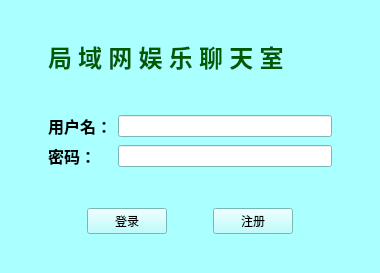
<?xml version="1.0" encoding="UTF-8"?>
<ui version="4.0">
 <class>Login</class>
 <widget class="QWidget" name="Login">
  <property name="geometry">
   <rect>
    <x>0</x>
    <y>0</y>
    <width>380</width>
    <height>273</height>
   </rect>
  </property>
  <property name="palette">
   <palette>
    <active>
     <colorrole role="WindowText">
      <brush brushstyle="SolidPattern">
       <color alpha="255">
        <red>0</red>
        <green>0</green>
        <blue>0</blue>
       </color>
      </brush>
     </colorrole>
     <colorrole role="Button">
      <brush brushstyle="SolidPattern">
       <color alpha="255">
        <red>170</red>
        <green>255</green>
        <blue>255</blue>
       </color>
      </brush>
     </colorrole>
     <colorrole role="Light">
      <brush brushstyle="SolidPattern">
       <color alpha="255">
        <red>255</red>
        <green>255</green>
        <blue>255</blue>
       </color>
      </brush>
     </colorrole>
     <colorrole role="Midlight">
      <brush brushstyle="SolidPattern">
       <color alpha="255">
        <red>212</red>
        <green>255</green>
        <blue>255</blue>
       </color>
      </brush>
     </colorrole>
     <colorrole role="Dark">
      <brush brushstyle="SolidPattern">
       <color alpha="255">
        <red>85</red>
        <green>127</green>
        <blue>127</blue>
       </color>
      </brush>
     </colorrole>
     <colorrole role="Mid">
      <brush brushstyle="SolidPattern">
       <color alpha="255">
        <red>113</red>
        <green>170</green>
        <blue>170</blue>
       </color>
      </brush>
     </colorrole>
     <colorrole role="Text">
      <brush brushstyle="SolidPattern">
       <color alpha="255">
        <red>0</red>
        <green>0</green>
        <blue>0</blue>
       </color>
      </brush>
     </colorrole>
     <colorrole role="BrightText">
      <brush brushstyle="SolidPattern">
       <color alpha="255">
        <red>255</red>
        <green>255</green>
        <blue>255</blue>
       </color>
      </brush>
     </colorrole>
     <colorrole role="ButtonText">
      <brush brushstyle="SolidPattern">
       <color alpha="255">
        <red>0</red>
        <green>0</green>
        <blue>0</blue>
       </color>
      </brush>
     </colorrole>
     <colorrole role="Base">
      <brush brushstyle="SolidPattern">
       <color alpha="255">
        <red>255</red>
        <green>255</green>
        <blue>255</blue>
       </color>
      </brush>
     </colorrole>
     <colorrole role="Window">
      <brush brushstyle="SolidPattern">
       <color alpha="255">
        <red>170</red>
        <green>255</green>
        <blue>255</blue>
       </color>
      </brush>
     </colorrole>
     <colorrole role="Shadow">
      <brush brushstyle="SolidPattern">
       <color alpha="255">
        <red>0</red>
        <green>0</green>
        <blue>0</blue>
       </color>
      </brush>
     </colorrole>
     <colorrole role="AlternateBase">
      <brush brushstyle="SolidPattern">
       <color alpha="255">
        <red>212</red>
        <green>255</green>
        <blue>255</blue>
       </color>
      </brush>
     </colorrole>
     <colorrole role="ToolTipBase">
      <brush brushstyle="SolidPattern">
       <color alpha="255">
        <red>255</red>
        <green>255</green>
        <blue>220</blue>
       </color>
      </brush>
     </colorrole>
     <colorrole role="ToolTipText">
      <brush brushstyle="SolidPattern">
       <color alpha="255">
        <red>0</red>
        <green>0</green>
        <blue>0</blue>
       </color>
      </brush>
     </colorrole>
    </active>
    <inactive>
     <colorrole role="WindowText">
      <brush brushstyle="SolidPattern">
       <color alpha="255">
        <red>0</red>
        <green>0</green>
        <blue>0</blue>
       </color>
      </brush>
     </colorrole>
     <colorrole role="Button">
      <brush brushstyle="SolidPattern">
       <color alpha="255">
        <red>170</red>
        <green>255</green>
        <blue>255</blue>
       </color>
      </brush>
     </colorrole>
     <colorrole role="Light">
      <brush brushstyle="SolidPattern">
       <color alpha="255">
        <red>255</red>
        <green>255</green>
        <blue>255</blue>
       </color>
      </brush>
     </colorrole>
     <colorrole role="Midlight">
      <brush brushstyle="SolidPattern">
       <color alpha="255">
        <red>212</red>
        <green>255</green>
        <blue>255</blue>
       </color>
      </brush>
     </colorrole>
     <colorrole role="Dark">
      <brush brushstyle="SolidPattern">
       <color alpha="255">
        <red>85</red>
        <green>127</green>
        <blue>127</blue>
       </color>
      </brush>
     </colorrole>
     <colorrole role="Mid">
      <brush brushstyle="SolidPattern">
       <color alpha="255">
        <red>113</red>
        <green>170</green>
        <blue>170</blue>
       </color>
      </brush>
     </colorrole>
     <colorrole role="Text">
      <brush brushstyle="SolidPattern">
       <color alpha="255">
        <red>0</red>
        <green>0</green>
        <blue>0</blue>
       </color>
      </brush>
     </colorrole>
     <colorrole role="BrightText">
      <brush brushstyle="SolidPattern">
       <color alpha="255">
        <red>255</red>
        <green>255</green>
        <blue>255</blue>
       </color>
      </brush>
     </colorrole>
     <colorrole role="ButtonText">
      <brush brushstyle="SolidPattern">
       <color alpha="255">
        <red>0</red>
        <green>0</green>
        <blue>0</blue>
       </color>
      </brush>
     </colorrole>
     <colorrole role="Base">
      <brush brushstyle="SolidPattern">
       <color alpha="255">
        <red>255</red>
        <green>255</green>
        <blue>255</blue>
       </color>
      </brush>
     </colorrole>
     <colorrole role="Window">
      <brush brushstyle="SolidPattern">
       <color alpha="255">
        <red>170</red>
        <green>255</green>
        <blue>255</blue>
       </color>
      </brush>
     </colorrole>
     <colorrole role="Shadow">
      <brush brushstyle="SolidPattern">
       <color alpha="255">
        <red>0</red>
        <green>0</green>
        <blue>0</blue>
       </color>
      </brush>
     </colorrole>
     <colorrole role="AlternateBase">
      <brush brushstyle="SolidPattern">
       <color alpha="255">
        <red>212</red>
        <green>255</green>
        <blue>255</blue>
       </color>
      </brush>
     </colorrole>
     <colorrole role="ToolTipBase">
      <brush brushstyle="SolidPattern">
       <color alpha="255">
        <red>255</red>
        <green>255</green>
        <blue>220</blue>
       </color>
      </brush>
     </colorrole>
     <colorrole role="ToolTipText">
      <brush brushstyle="SolidPattern">
       <color alpha="255">
        <red>0</red>
        <green>0</green>
        <blue>0</blue>
       </color>
      </brush>
     </colorrole>
    </inactive>
    <disabled>
     <colorrole role="WindowText">
      <brush brushstyle="SolidPattern">
       <color alpha="255">
        <red>85</red>
        <green>127</green>
        <blue>127</blue>
       </color>
      </brush>
     </colorrole>
     <colorrole role="Button">
      <brush brushstyle="SolidPattern">
       <color alpha="255">
        <red>170</red>
        <green>255</green>
        <blue>255</blue>
       </color>
      </brush>
     </colorrole>
     <colorrole role="Light">
      <brush brushstyle="SolidPattern">
       <color alpha="255">
        <red>255</red>
        <green>255</green>
        <blue>255</blue>
       </color>
      </brush>
     </colorrole>
     <colorrole role="Midlight">
      <brush brushstyle="SolidPattern">
       <color alpha="255">
        <red>212</red>
        <green>255</green>
        <blue>255</blue>
       </color>
      </brush>
     </colorrole>
     <colorrole role="Dark">
      <brush brushstyle="SolidPattern">
       <color alpha="255">
        <red>85</red>
        <green>127</green>
        <blue>127</blue>
       </color>
      </brush>
     </colorrole>
     <colorrole role="Mid">
      <brush brushstyle="SolidPattern">
       <color alpha="255">
        <red>113</red>
        <green>170</green>
        <blue>170</blue>
       </color>
      </brush>
     </colorrole>
     <colorrole role="Text">
      <brush brushstyle="SolidPattern">
       <color alpha="255">
        <red>85</red>
        <green>127</green>
        <blue>127</blue>
       </color>
      </brush>
     </colorrole>
     <colorrole role="BrightText">
      <brush brushstyle="SolidPattern">
       <color alpha="255">
        <red>255</red>
        <green>255</green>
        <blue>255</blue>
       </color>
      </brush>
     </colorrole>
     <colorrole role="ButtonText">
      <brush brushstyle="SolidPattern">
       <color alpha="255">
        <red>85</red>
        <green>127</green>
        <blue>127</blue>
       </color>
      </brush>
     </colorrole>
     <colorrole role="Base">
      <brush brushstyle="SolidPattern">
       <color alpha="255">
        <red>170</red>
        <green>255</green>
        <blue>255</blue>
       </color>
      </brush>
     </colorrole>
     <colorrole role="Window">
      <brush brushstyle="SolidPattern">
       <color alpha="255">
        <red>170</red>
        <green>255</green>
        <blue>255</blue>
       </color>
      </brush>
     </colorrole>
     <colorrole role="Shadow">
      <brush brushstyle="SolidPattern">
       <color alpha="255">
        <red>0</red>
        <green>0</green>
        <blue>0</blue>
       </color>
      </brush>
     </colorrole>
     <colorrole role="AlternateBase">
      <brush brushstyle="SolidPattern">
       <color alpha="255">
        <red>170</red>
        <green>255</green>
        <blue>255</blue>
       </color>
      </brush>
     </colorrole>
     <colorrole role="ToolTipBase">
      <brush brushstyle="SolidPattern">
       <color alpha="255">
        <red>255</red>
        <green>255</green>
        <blue>220</blue>
       </color>
      </brush>
     </colorrole>
     <colorrole role="ToolTipText">
      <brush brushstyle="SolidPattern">
       <color alpha="255">
        <red>0</red>
        <green>0</green>
        <blue>0</blue>
       </color>
      </brush>
     </colorrole>
    </disabled>
   </palette>
  </property>
  <property name="windowTitle">
   <string>局域网聊天室</string>
  </property>
  <layout class="QGridLayout" name="gridLayout_2">
   <item row="0" column="0">
    <layout class="QHBoxLayout" name="horizontalLayout_3">
     <item>
      <spacer name="horizontalSpacer_6">
       <property name="orientation">
        <enum>Qt::Horizontal</enum>
       </property>
       <property name="sizeHint" stdset="0">
        <size>
         <width>40</width>
         <height>20</height>
        </size>
       </property>
      </spacer>
     </item>
     <item>
      <layout class="QVBoxLayout" name="verticalLayout_2">
       <item>
        <spacer name="verticalSpacer">
         <property name="orientation">
          <enum>Qt::Vertical</enum>
         </property>
         <property name="sizeHint" stdset="0">
          <size>
           <width>20</width>
           <height>40</height>
          </size>
         </property>
        </spacer>
       </item>
       <item>
        <layout class="QVBoxLayout" name="verticalLayout">
         <item>
          <layout class="QHBoxLayout" name="horizontalLayout_2">
           <item>
            <widget class="QLabel" name="label">
             <property name="font">
              <font>
               <family>文泉驿等宽微米黑</family>
               <pointsize>18</pointsize>
               <weight>75</weight>
               <bold>true</bold>
              </font>
             </property>
             <property name="text">
              <string>&lt;html&gt;&lt;head/&gt;&lt;body&gt;&lt;p&gt;&lt;span style=&quot; color:#005a00;&quot;&gt;局 域 网 娱 乐 聊 天 室&lt;/span&gt;&lt;/p&gt;&lt;/body&gt;&lt;/html&gt;</string>
             </property>
            </widget>
           </item>
          </layout>
         </item>
         <item>
          <spacer name="verticalSpacer_3">
           <property name="orientation">
            <enum>Qt::Vertical</enum>
           </property>
           <property name="sizeHint" stdset="0">
            <size>
             <width>20</width>
             <height>40</height>
            </size>
           </property>
          </spacer>
         </item>
         <item>
          <layout class="QGridLayout" name="gridLayout">
           <item row="0" column="0">
            <widget class="QLabel" name="label_2">
             <property name="font">
              <font>
               <pointsize>12</pointsize>
               <weight>75</weight>
               <bold>true</bold>
              </font>
             </property>
             <property name="text">
              <string>用户名：</string>
             </property>
            </widget>
           </item>
           <item row="0" column="1">
            <widget class="QLineEdit" name="leUsername"/>
           </item>
           <item row="1" column="0">
            <widget class="QLabel" name="label_3">
             <property name="font">
              <font>
               <pointsize>12</pointsize>
               <weight>75</weight>
               <bold>true</bold>
              </font>
             </property>
             <property name="text">
              <string>密码：</string>
             </property>
            </widget>
           </item>
           <item row="1" column="1">
            <widget class="QLineEdit" name="lePasswd">
             <property name="autoFillBackground">
              <bool>false</bool>
             </property>
             <property name="inputMask">
              <string comment="*"/>
             </property>
             <property name="text">
              <string/>
             </property>
             <property name="echoMode">
              <enum>QLineEdit::Password</enum>
             </property>
            </widget>
           </item>
           <item row="2" column="1">
            <spacer name="verticalSpacer_4">
             <property name="orientation">
              <enum>Qt::Vertical</enum>
             </property>
             <property name="sizeHint" stdset="0">
              <size>
               <width>20</width>
               <height>40</height>
              </size>
             </property>
            </spacer>
           </item>
          </layout>
         </item>
         <item>
          <layout class="QHBoxLayout" name="horizontalLayout">
           <item>
            <spacer name="horizontalSpacer_2">
             <property name="orientation">
              <enum>Qt::Horizontal</enum>
             </property>
             <property name="sizeHint" stdset="0">
              <size>
               <width>40</width>
               <height>20</height>
              </size>
             </property>
            </spacer>
           </item>
           <item>
            <widget class="QPushButton" name="btnLogin">
             <property name="text">
              <string>登录</string>
             </property>
            </widget>
           </item>
           <item>
            <spacer name="horizontalSpacer">
             <property name="orientation">
              <enum>Qt::Horizontal</enum>
             </property>
             <property name="sizeHint" stdset="0">
              <size>
               <width>40</width>
               <height>20</height>
              </size>
             </property>
            </spacer>
           </item>
           <item>
            <widget class="QPushButton" name="btnRegister">
             <property name="text">
              <string>注册</string>
             </property>
            </widget>
           </item>
           <item>
            <spacer name="horizontalSpacer_3">
             <property name="orientation">
              <enum>Qt::Horizontal</enum>
             </property>
             <property name="sizeHint" stdset="0">
              <size>
               <width>40</width>
               <height>20</height>
              </size>
             </property>
            </spacer>
           </item>
          </layout>
         </item>
        </layout>
       </item>
       <item>
        <spacer name="verticalSpacer_2">
         <property name="orientation">
          <enum>Qt::Vertical</enum>
         </property>
         <property name="sizeHint" stdset="0">
          <size>
           <width>20</width>
           <height>40</height>
          </size>
         </property>
        </spacer>
       </item>
      </layout>
     </item>
     <item>
      <spacer name="horizontalSpacer_7">
       <property name="orientation">
        <enum>Qt::Horizontal</enum>
       </property>
       <property name="sizeHint" stdset="0">
        <size>
         <width>40</width>
         <height>20</height>
        </size>
       </property>
      </spacer>
     </item>
    </layout>
   </item>
  </layout>
 </widget>
 <resources/>
 <connections/>
</ui>
